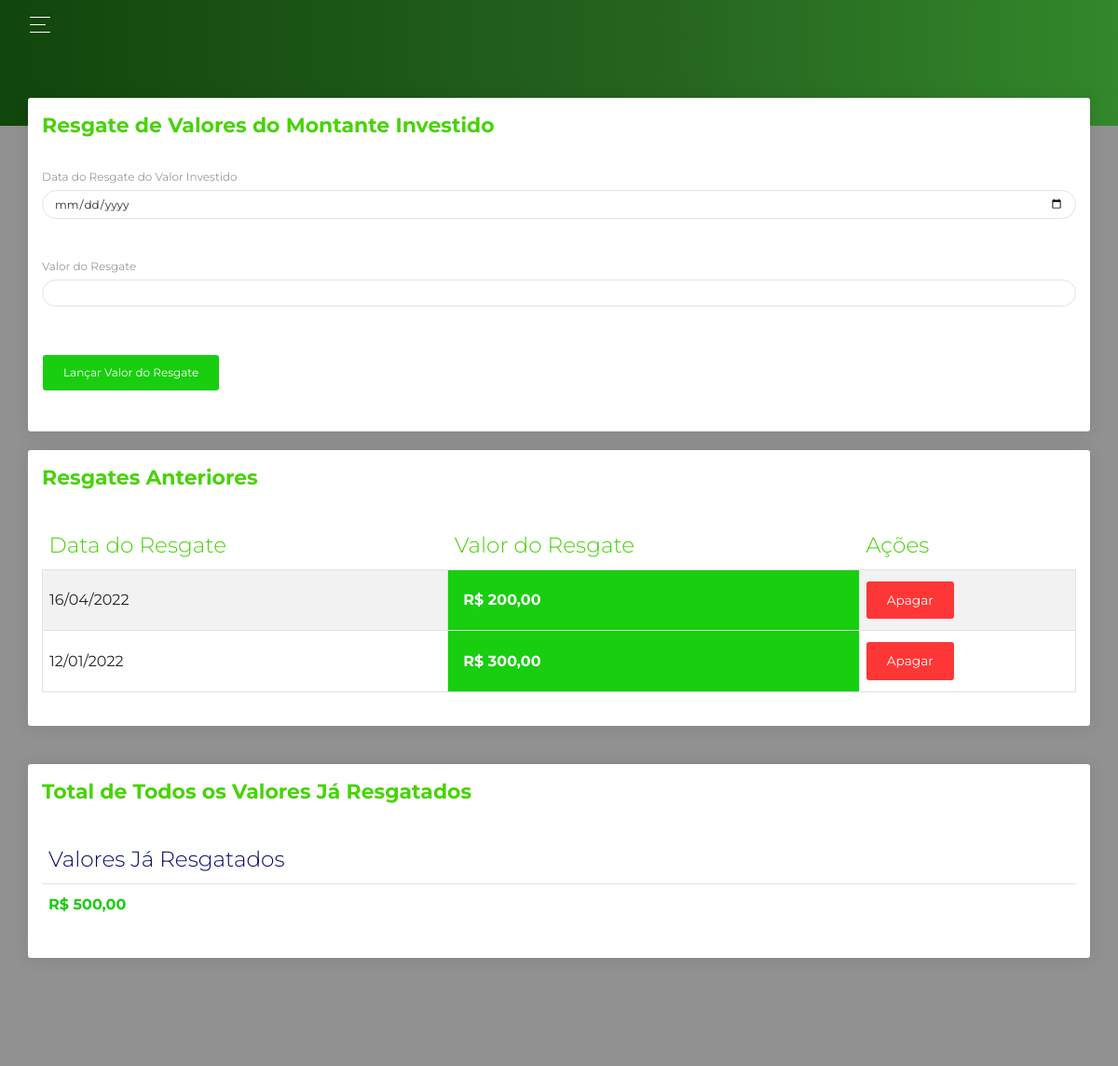
The app's page /sistema/Cofre/ResgatarValores.php with its own data.
### tables this page shows
CREATE TABLE `resgatecofre` (
  `cod` int(11) NOT NULL AUTO_INCREMENT,
  `data` date NOT NULL,
  `valor` varchar(60) NOT NULL,
  PRIMARY KEY (`cod`)
);

### sistema/Cofre/ResgatarValores.php (the view, shortened to what this page needs)
<?php
include "../../conexao.php";
$texto_botao = 'Lançar Valor do Resgate';
?>
<body>
  <?php
  include "../head.php";
  include 'Menu.php';
  include "../navbar.php";
  ?>
  <div class="panel-header-green panel-header-sm">
  </div>
  <div class="content">
    <div class="row">
      <div class="col-md-12">
        <div class="card">
          <div class="card-header">
            <h5 class="title title-color-green">Resgate de Valores do Montante Investido</h5>
          </div>
          <div class="card-body">
            <div class="table-responsive">
              <form action="<?php echo $_SERVER['PHP_SELF'] ?>" method="post" enctype="multipart/form-data" name="cadastro">
                <label>Data do Resgate do Valor Investido</label>
                <input class="form-control" type="date" id="data" name="data">
                <br>
                <br>
                <label>Valor do Resgate</label>
                <input class="form-control" type="number" step="any" id="valor" name="valor">
                <br>
                <br>
                <button type="submit" class="btn btn-success"><?php echo $texto_botao; ?></button>
              </form>
            </div>
          </div>
        </div>
      </div>
    </div>
    <div class="row">
      <div class="col-md-12">
        <div class="card">
          <div class="card-header">
            <h5 class="title title-color-green"> Resgates Anteriores</h5>
          </div>
          <div class="card-body">
            <div class="table-responsive">
              <table class="table table-striped table-bordered bootstrap-datatable datatable responsive">
                <thead class=" text-primary">
                  <tr>
                    <th class="title-color-green">Data do Resgate</th>
                    <th class="title-color-green">Valor do Resgate</th>
                    <th class="title-color-green">Ações</th>
                  </tr>
                </thead>
                <tbody>
                  <?php
                  $sql = "SELECT * FROM resgatecofre ";
                  $uquery = mysqli_query($con, $sql);
                  while ($lncp = mysqli_fetch_object($uquery)) :
                    $ucod = $lncp->cod;
                    $udata = $lncp->data;
                    $uvalor = $lncp->valor;
                  ?>
                    <tr>
                      <td class="datatable-color"><?php echo date('d/m/Y', strtotime($udata)); ?></td>
                      <td class="p-3 mb-2 bg-success text-white title">R$ <?php echo number_format($uvalor, 2, ',', '.');  ?></td>
                      <td>
                        <a class="btn btn-danger" href="?id=<?php echo $ucod; ?>&act=exclusao" onclick="return confirm('Deseja Realmente Excluir Este Valor de Resgate ?')">
                          Apagar
                        </a>
                      </td>
                    </tr>
                  <?php endwhile; ?>
                </tbody>
              </table>
            </div>
          </div>
        </div>
        <br>
        <br>
        <div class="row">
          <div class="col-md-12">
            <div class="card">
              <div class="card-header">
                <h5 class="title title-color-green"> Total de Todos os Valores Já Resgatados</h5>
              </div>
              <div class="card-body">
                <div class="table-responsive ">
                  <table class="table">
                    <thead class=" text-primary">
                      <tr>
                        <th class="datatable-color">Valores Já Resgatados</th>
                      </tr>
                    </thead>
                    <tbody>
                      <?php
                      $total = mysqli_query($con, "SELECT SUM(valor) FROM resgatecofre");
                      while ($sum = mysqli_fetch_array($total)) :
                        $tcfpsoma = 'R$ ' . number_format($sum['SUM(valor)'], 2, ',', '.');
                      ?>
                        <tr>
                          <td class="text-success title"><?php echo $tcfpsoma; ?></td>
                          <td>
                          </td>
                        </tr>
                      <?php endwhile; ?>
                    </tbody>
                  </table>
                </div>
              </div>
            </div>
    <?php
    include "../footer.php";
    ?>

### records on screen
resgatecofre: data "16/04/2022", valor "200,00"
resgatecofre: data "12/01/2022", valor "300,00"

### other values on screen
$texto_botao "Lançar Valor do Resgate"
$tcfpsoma "R$ 500,00"
